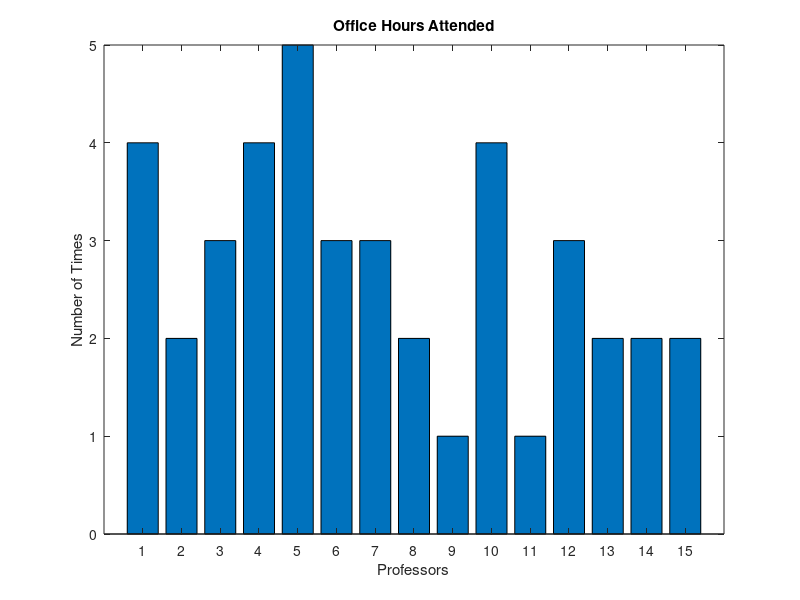

MATLAB code to generate this figure: (Note: this script raises an error after producing the figure.)
function collectGraph()
%collectGraph prints out the statistics for which teacher collectibles were
%collected
%   Inputs: none
%   Outputs: none

prof={'Altiero','Anderson','Aung','Bayer','Brown','Dancisak','Gaver','Gilbertson',...
    'Job','Moore','Murfee','Raymond','Sanchez','Schuler','Walker'}; %Array of professors
collected = load('Save Files/profsCollected.txt'); %Reads in failure data from file
%Plots the data in a bar graph
figure;
bar(collected);
%Labels axes
title('Office Hours Attended');
xlabel('Professors');
ylabel('Number of Times');
%Applies the x-axis labels and rotates them 45 degrees
ax = gca;
ax.XTickLabels=prof;
ax.XTickLabelRotation = 45;
end

